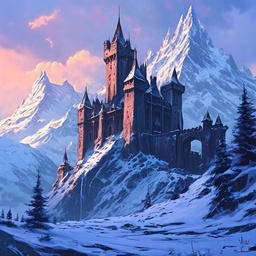
#> input picture test.jpeg, 256 x 256 px, shrunk from 1024 x 1024 before the run
$ python 'Image Processing.py'
#> lines starting #> are read from the running program, lines starting #| are printed output that depends on the picture
import cv2
import numpy as np
import math

def flip_image(img):
    new_img = []
    for row in range(img.shape[0]):
        new_row = []
        for column in range(img.shape[1]):
            new_row.append(img[row][-column-1])
        new_img.append(new_row)
    return np.array(new_img)

def filter(filter_array, img):
    new_img = img.copy()
    for row in range(1, img.shape[0] - 1):
        for column in range(1, img.shape[1] - 1):
            new_pixel = [0, 0, 0]
            for color in range(3):
                new_pixel[color] += img[row - 1][column - 1][color] * filter_array[0][0]
                new_pixel[color] += img[row][column - 1][color] * filter_array[1][0]
                new_pixel[color] += img[row + 1][column - 1][color] * filter_array[2][0]

                new_pixel[color] += img[row - 1][column][color] * filter_array[0][1]
                new_pixel[color] += img[row][column][color] * filter_array[1][1]
                new_pixel[color] += img[row + 1][column][color] * filter_array[2][1]

                new_pixel[color] += img[row - 1][column + 1][color] * filter_array[0][2]
                new_pixel[color] += img[row][column + 1][color] * filter_array[1][2]
                new_pixel[color] += img[row + 1][column + 1][color] * filter_array[2][2]

                new_pixel[color] = int(new_pixel[color])
                new_pixel[color] = max(0, new_pixel[color])
                new_pixel[color] = min(255, new_pixel[color])
            new_img[row][column] = new_pixel
    return np.array(new_img)

filename = "test.jpeg"

# [9 lines of commented-out code are left out]

img = cv2.imread(filename)
#> img is the input picture: shape (256, 256, 3); mean B, G, R 177.2, 122.5, 106.7

# Sobel X
# img = filter([
#     [1, 0, -1],
#     [2, 0, -2],
#     [1, 0, -1]
#     ], img)

# Sobel Y
# img = filter([
#     [1, 2, 1],
#     [0, 0, 0],
#     [-1, -2, -1]
#     ], img)

# Emboss filter
# img = filter([
#     [-2, -1,  0],
#     [-1,  1,  1],
#     [ 0,  1,  2]
# ], img)

# Outline detector
# img = filter([
#     [-1, -1, -1],
#     [-1,  8, -1],
#     [-1, -1, -1]
# ], img)


# Gaussian blur
# img = filter([
#     [1/16, 2/16, 1/16],
#     [2/16, 4/16, 2/16],
#     [1/16, 2/16, 1/16]
# ], img)


# Sharpening filter
img = filter([
    [ 0, -1,  0],
    [-1,  5, -1],
    [ 0, -1,  0]
], img)
#> after the loop in filter, `for row in range(1, img.shape[0] - 1):`:
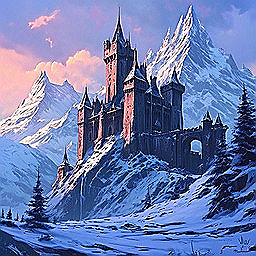
#> new_img: shape (256, 256, 3); mean B, G, R 173.5, 123.4, 108.4


cv2.imshow("Filtr konwolucyjny - sobel", img)
cv2.imwrite("sharpening-" + filename, img)
cv2.waitKey(0)

$ run again, with forest.jpg copied over test.jpeg
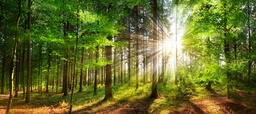
#> input picture forest.jpg, 256 x 114 px, shrunk from 807 x 360 before the run
#> img is the input picture: shape (114, 256, 3); mean B, G, R 43.3, 107.6, 101.1
#> after the loop in filter, `for row in range(1, img.shape[0] - 1):`:
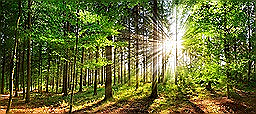
#> new_img: shape (114, 256, 3); mean B, G, R 54.6, 107.2, 101.7
